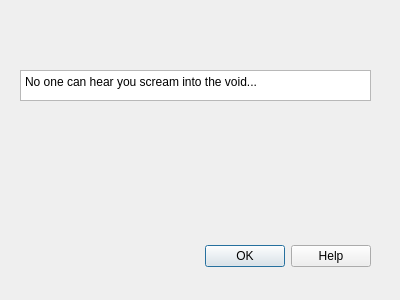
<?xml version="1.0" encoding="UTF-8"?>
<ui version="4.0">
 <class>OperationDialog</class>
 <widget class="QDialog" name="OperationDialog">
  <property name="geometry">
   <rect>
    <x>0</x>
    <y>0</y>
    <width>400</width>
    <height>300</height>
   </rect>
  </property>
  <property name="windowTitle">
   <string>Dialog</string>
  </property>
  <widget class="QDialogButtonBox" name="buttonBox">
   <property name="geometry">
    <rect>
     <x>30</x>
     <y>240</y>
     <width>341</width>
     <height>32</height>
    </rect>
   </property>
   <property name="orientation">
    <enum>Qt::Horizontal</enum>
   </property>
   <property name="standardButtons">
    <set>QDialogButtonBox::Help|QDialogButtonBox::Ok</set>
   </property>
  </widget>
  <widget class="QPlainTextEdit" name="plainTextEdit">
   <property name="geometry">
    <rect>
     <x>20</x>
     <y>70</y>
     <width>351</width>
     <height>31</height>
    </rect>
   </property>
   <property name="readOnly">
    <bool>true</bool>
   </property>
   <property name="plainText">
    <string>No one can hear you scream into the void...</string>
   </property>
   <property name="backgroundVisible">
    <bool>false</bool>
   </property>
  </widget>
 </widget>
 <resources/>
 <connections>
  <connection>
   <sender>buttonBox</sender>
   <signal>rejected()</signal>
   <receiver>OperationDialog</receiver>
   <slot>reject()</slot>
   <hints>
    <hint type="sourcelabel">
     <x>316</x>
     <y>260</y>
    </hint>
    <hint type="destinationlabel">
     <x>286</x>
     <y>274</y>
    </hint>
   </hints>
  </connection>
  <connection>
   <sender>buttonBox</sender>
   <signal>accepted()</signal>
   <receiver>OperationDialog</receiver>
   <slot>accept()</slot>
   <hints>
    <hint type="sourcelabel">
     <x>248</x>
     <y>254</y>
    </hint>
    <hint type="destinationlabel">
     <x>157</x>
     <y>274</y>
    </hint>
   </hints>
  </connection>
 </connections>
</ui>
